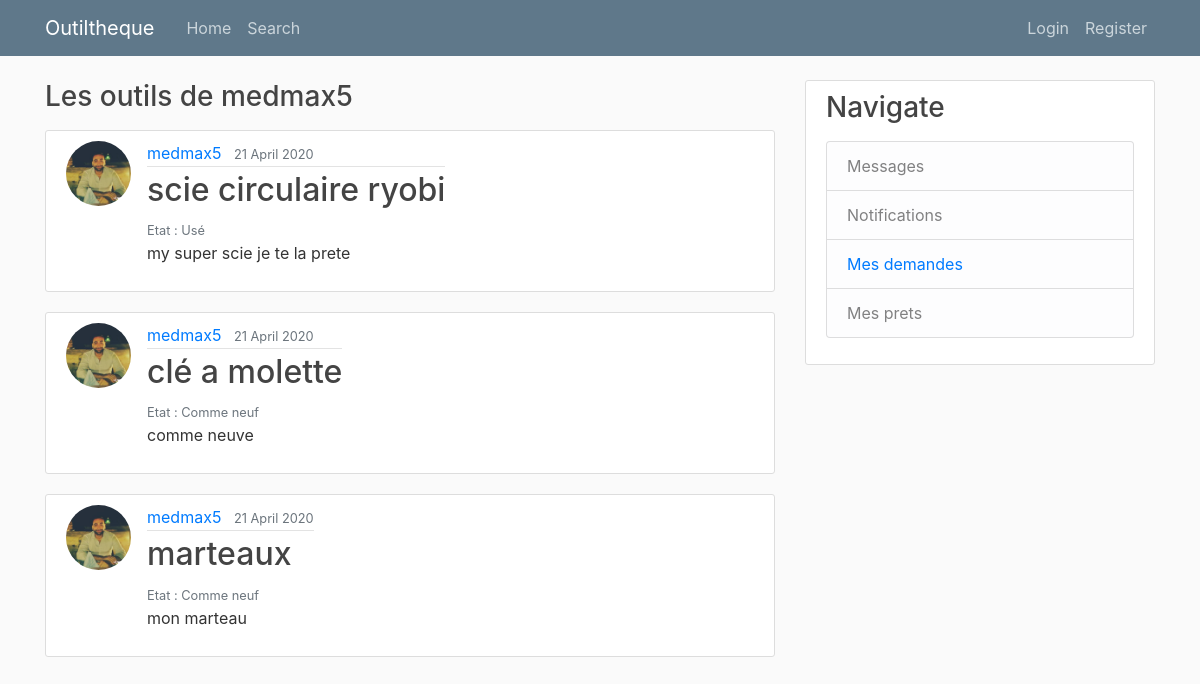
/user/medmax5, run on an earlier commit of the app's database.
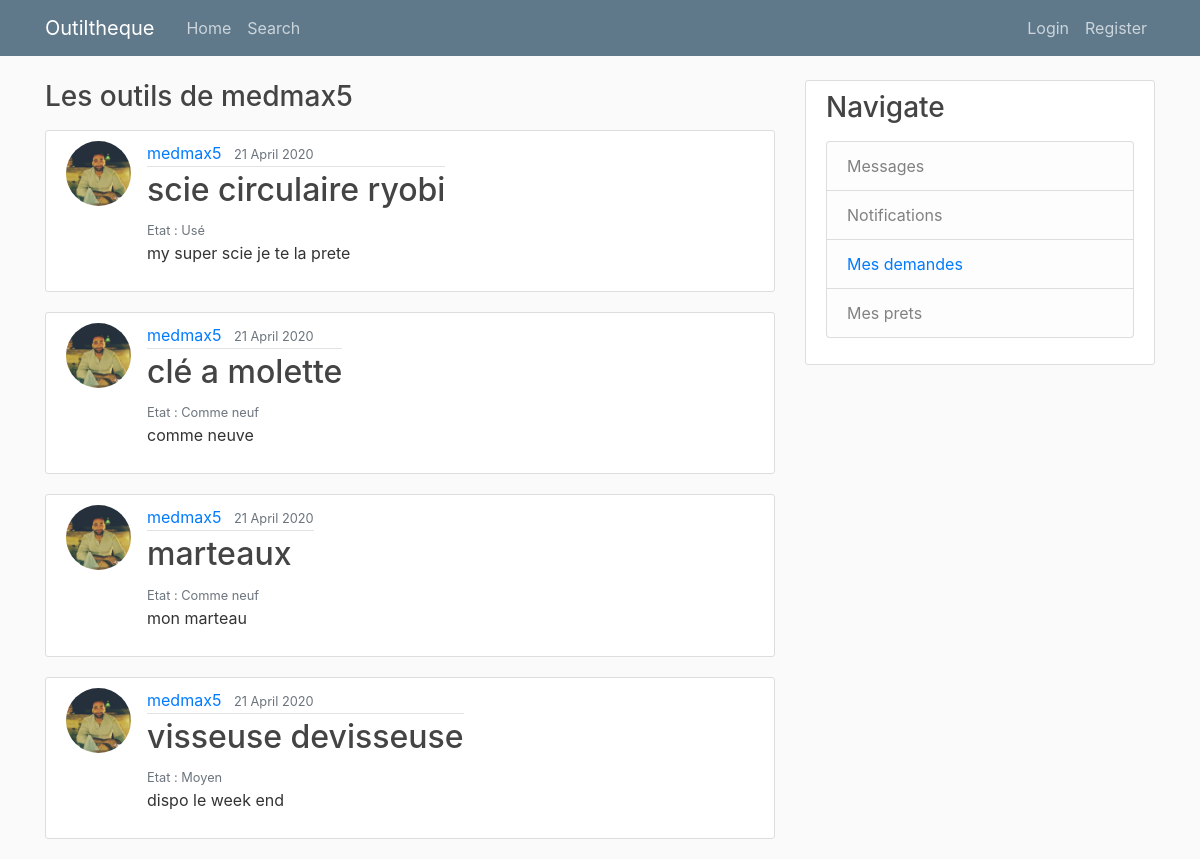
And on a later commit of the database.
### toolbox/models.py (models this page shows, shortened)
class Tool(models.Model):
    title = models.CharField(max_length=100)
    description = models.TextField()
    date_published = models.DateTimeField(default=timezone.now)
    owner = models.ForeignKey(User, on_delete=models.CASCADE)
    STATE_OF_USE = [
    ('New', 'Comme neuf'),
    ('Medium', 'Moyen'),
    ('Old', 'Usé'),
    ]
    state_of_use = models.CharField(max_length=100, choices=STATE_OF_USE, default='Medium')

### users/models.py (models this page shows, shortened)
class Profile(models.Model):
    user = models.OneToOneField(User, on_delete=models.CASCADE)
    image = models.ImageField(default='default.jpg', upload_to='profile_pics')

### toolbox/views.py (the view)
# urls.py: path('user/<str:username>', UserToolListView.as_view(), name='user-tools'),
class UserToolListView(ListView):
    model = Tool
    template_name = 'toolbox/user_tools.html'
    context_object_name = 'tools'
    def get_queryset(self):
        user = get_object_or_404(User, username=self.kwargs.get('username'))
        return Tool.objects.filter(owner=user)

### toolbox/templates/toolbox/user_tools.html
{%extends 'toolbox/base.html'%}
{%block content%}
    <h3 class="mb-3"> Les outils de {{view.kwargs.username}} </h3>
    {%for tool in tools%}
        <article class="media content-section">
            <img class="rounded-circle article-img" src="{{tool.owner.profile.image.url}}">
            <div class="madia-body">
                <div class="article-metadata">
                    <a class="mr-2" href="{%url 'user-tools' tool.owner.username %}"> {{tool.owner}} </a>
                    <small class="text-muted">{{ tool.date_published|date:"d F Y" }}</small>
                </div>
                <h2><a class="article-title" href="{% url 'tool-detail' tool.id %}"> {{tool.title}} </a> </h2>
                <small class="text-muted"> Etat : {{tool.get_state_of_use_display}}</small>
                <p class="article-content"> {{tool.description}} </p>
            </div>
        </article>
    {%endfor%}
{%endblock content%}

What changed in the data, as far as the page shows it:
added Tool: owner.profile.image (picture), owner "medmax5", date_published "21 April 2020", title "visseuse devisseuse", state_of_use "Moyen", description "dispo le week end"
